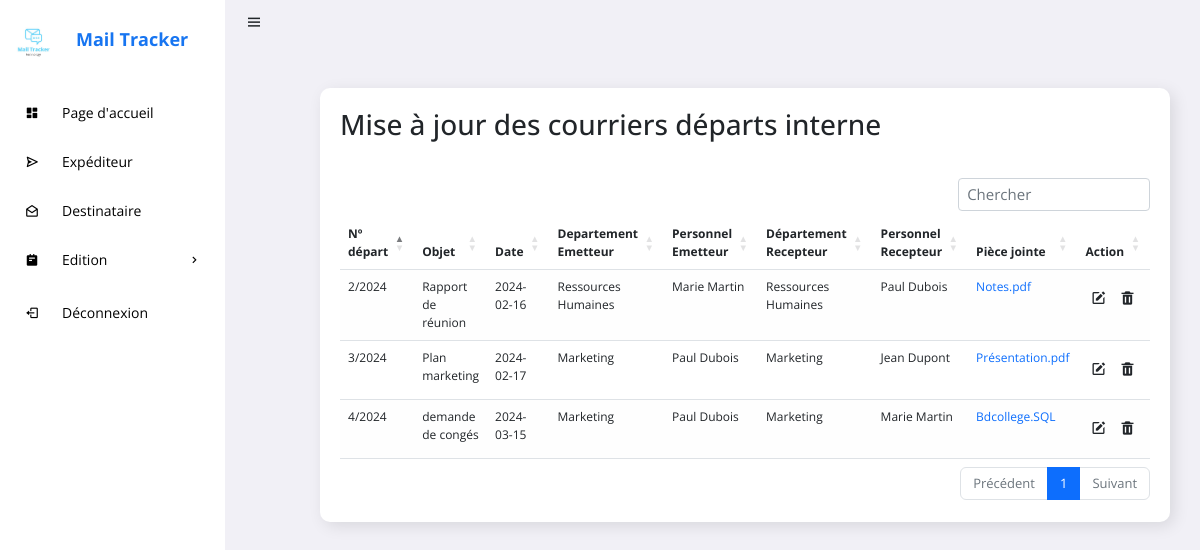
/listeCDI.php, run on the app's committed database.
### tables this page shows
CREATE TABLE IF NOT EXISTS `personnel` (
  `ID_PERSONNEL` int NOT NULL AUTO_INCREMENT,
  `ID_DEPARTEMENT` int DEFAULT NULL,
  `NOM_PERSONNEL` varchar(255) DEFAULT NULL,
  `ADRESSE_PERSONNEL` text,
  `TEL_PERSONNEL` text,
  `NOM_DEPARTEMENT` text,
  PRIMARY KEY (`ID_PERSONNEL`),
  KEY `ID_DEPARTEMENT` (`ID_DEPARTEMENT`)
);

CREATE TABLE IF NOT EXISTS `courrier_depart_int` (
  `N_DEPART_INT` int NOT NULL AUTO_INCREMENT,
  `ID_DEPARTEMENT` int DEFAULT NULL,
  `ANNEE` int DEFAULT NULL,
  `OBJET_DAPART_INT` varchar(255) DEFAULT NULL,
  `DATE_DEPART_INT` date DEFAULT NULL,
  `PIECE_JOINTE_DEPART_INT` varchar(255) DEFAULT NULL,
  `REPONSE` text,
  PRIMARY KEY (`N_DEPART_INT`)
);

CREATE TABLE IF NOT EXISTS `departement` (
  `ID_DEPARTEMENT` int NOT NULL AUTO_INCREMENT,
  `NOM_DEPARTEMENT` varchar(255) DEFAULT NULL,
  `RESPONSABLE` text,
  PRIMARY KEY (`ID_DEPARTEMENT`)
);

### listeCDI.php (the view, shortened to what this page needs)
<?php
    include "connexion/config.php";
?>
<!DOCTYPE html>
<html lang="en">
<head>
	<link rel="stylesheet" href="https://cdn.datatables.net/1.12.1/css/dataTables.bootstrap5.min.css">
    <link rel="stylesheet" href="https://cdn.jsdelivr.net/npm/bootstrap@5.2.0/dist/css/bootstrap.min.css">
    <link rel="stylesheet" href="https://cdnjs.cloudflare.com/ajax/libs/font-awesome/6.1.2/css/all.min.css">
    <link href='https://unpkg.com/boxicons@2.0.9/css/boxicons.min.css' rel='stylesheet'>
	<link rel="stylesheet" href="css/style.css">
</head>
<body>
	<section id="sidebar">
		<a href="#" class="brand"><img src="image/Mail.jpg" width="55" height="55" style="margin-top:20px;"><span>Mail Tracker</span></a>
		<ul class="side-menu">
			<li><a href="pageAcc.php" class="active"><i class='bx bxs-dashboard icon' ></i>Page d'accueil</a></li>
			<li><a href="expediteur.php"><i class='bx bx-send icon' ></i>Expéditeur</a></li>
			<li><a href="destinataire.php"><i class='bx bx-envelope-open icon' ></i>Destinataire</a></li>
			<li>
				<a href="#"><i class='bx bxs-notepad icon' ></i>Edition <i class='bx bx-chevron-right icon-right' ></i></a>
			</li>
			<li><a href="deconn.php"><i class='bx bx-log-out icon' ></i> Déconnexion</a></li>
		</ul>
	</section>
	<section id="content">
		<nav>
			<i class='bx bx-menu toggle-sidebar' ></i>
		</nav>
		<main>
			<div class="data">
				<div class="content-data">
					<div class="details">
						<div class="recentOrders">
							<div class="cardHeader">
								<h3>Mise à jour des courriers départs interne</h3>
							</div>
							</div class="table-responsive">
                                    <table id="example" class="table table-striped">
                                            <thead class="thead-dark">
                                                <tr>
                                                    <th scope="col">N&#186; départ</th>
                                                    <th scope="col">Objet</th>
                                                    <th scope="col">Date</th>
                                                    <th scope="col">Departement Emetteur</th>
                                                    <th scope="col">Personnel Emetteur</th>
                                                    <th scope="col">Département Recepteur</th>
                                                    <th scope="col">Personnel Recepteur</th>
                                                    <th scope="col">Pièce jointe</th>
                                                    <th scope="col">Action</th>
                                                </tr>
                                            </thead>
                                            <?php
                                                $sql = "SELECT c.N_DEPART_INT, c.ANNEE,
												c.OBJET_DAPART_INT, c.DATE_DEPART_INT,
												c.PIECE_JOINTE_DEPART_INT, d.NOM_DEPARTEMENT,
												p.NOM_PERSONNEL,
												(SELECT NOM_PERSONNEL FROM personnel WHERE ID_PERSONNEL = r.ID_PERSONNEL) AS NOM_PERSONNEL_RECEPTEUR,
												(SELECT d.NOM_DEPARTEMENT FROM departement d2 JOIN personnel p2 ON d2.ID_DEPARTEMENT = p2.ID_DEPARTEMENT
												 WHERE p2.NOM_PERSONNEL = NOM_PERSONNEL_RECEPTEUR)
												 AS NOM_DEPARTEMENT_RECEPTEUR FROM courrier_depart_int c
												 JOIN departement d ON d.ID_DEPARTEMENT = c.ID_DEPARTEMENT
												 JOIN transmettre3 t ON t.N_DEPART_INT = c.N_DEPART_INT
												 JOIN personnel p ON p.ID_PERSONNEL = t.ID_PERSONNEL
												 JOIN recevoir_interne r ON r.N_DEPART_INT = c.N_DEPART_INT";
                                                $query = $conn->prepare($sql);
                                                $query->execute();
                                                $row=$query->fetchAll(PDO::FETCH_ASSOC);
                                                foreach($row as $value){
                                                ?>
                                            <tr>
                                                <td><?php echo $value['N_DEPART_INT']."/".$value['ANNEE']?></td>
                                                <td><?php echo $value['OBJET_DAPART_INT']?></td>
                                                <td><?php echo $value['DATE_DEPART_INT']?></td>
                                                <td><?php echo $value['NOM_DEPARTEMENT']?></td>
                                                <td><?php echo $value['NOM_PERSONNEL']?></td>
                                                <td><?php echo $value['NOM_DEPARTEMENT_RECEPTEUR']?></td>
                                                <td><?php echo $value['NOM_PERSONNEL_RECEPTEUR']?></td>
                                                <td><a href="pj/CDI/<?php echo $value['PIECE_JOINTE_DEPART_INT']?>"><?php echo $value['PIECE_JOINTE_DEPART_INT']?></a></td>
                                                <td>
                                                    <a href="modifierCDI.php?modifier=<?php echo $value['N_DEPART_INT'];?>"><button type="button" class="btn"><i class='bx bxs-edit'></i></button></a>
                                                    <a href="listeCDI.php?supprimer=<?php echo $value['N_DEPART_INT'];?>"><button type="button" class="btn"><i class='bx bxs-trash'></i></button></a>
                                                </td>
                                            </tr>
                                        <?php }?>
                                        </table>
                                    </div>
                            </div>
						</div>
		</main>
	</section>
</body>
</html>

### css/style.css (style rules this page uses)
* { font-family: 'Open Sans', sans-serif !important; margin: 0; padding: 0; box-sizing: border-box; }
:root { --grey: #F1F0F6; --dark-grey: #8D8D8D; --light: #fff; --dark: #000; --green: #81D43A; --light-green: #E3FFCB; --blue: #1775F1; --light-blue: #D0E4FF; --dark-blue: #0C5FCD; --red: #FC3B56; }
html { overflow-x: hidden; }
body { background: var(--grey); overflow-x: hidden; }
a { text-decoration: none; }
li { list-style: none; }
#sidebar { position: fixed; max-width: 225px; width: 100%; background: var(--light); top: 0; left: 0; height: 100%; overflow-y: auto; scrollbar-width: none; transition: all .3s ease; z-index: 200; }
#sidebar .brand { font-size: 24px; display: flex; align-items: center; height: 64px; font-weight: 700; color: var(--blue); position: sticky; top: 0; left: 0; z-index: 100; background: var(--light); transition: all .3s ease; padding: 0 6px; }
#sidebar .brand span { font-size: 18px; margin-top: 15px; margin-left: 15px; }
#sidebar .icon { min-width: 48px; display: flex; justify-content: center; align-items: center; margin-right: 6px; }
#sidebar .icon-right { margin-left: auto; transition: all .3s ease; }
#sidebar .side-menu { margin: 26px 0; padding: 0 8px; transition: all .3s ease; }
#sidebar .side-menu a { display: flex; align-items: center; font-size: 14px; color: var(--dark); padding: 12px 16px 12px 0; transition: all .3s ease; border-radius: 10px; margin: 4px 0; white-space: nowrap; }
#sidebar a { text-decoration: none; }
#content { position: relative; width: calc(100% - 227px); left: 225px; transition: all .3s ease; }
nav { background: #F1F0F6; height: 44px; padding: 0 20px; display: flex; align-items: center; grid-gap: 28px; position: sticky; top: 0; left: 0; z-index: 100; }
nav .toggle-sidebar { font-size: 18px; cursor: pointer; }
main { width: 96%; padding: 24px 41px 20px 65px; }
main .data { display: flex; grid-gap: 20px; margin-top: 20px; flex-wrap: wrap; }
main .data .content-data { flex-grow: 1; flex-basis: 400px; font-size: 12px; padding: 20px; margin-left: 30px; background: var(--light); border-radius: 10px; box-shadow: 4px 4px 16px rgba(0, 0, 0, .1); }
.details table { width: 100%; border-collapse: collapse; margin-top: 10px; }
table.dataTable.table-striped>tbody>tr.odd>* { box-shadow: inset 0 0 0 9999px rgba(237, 236, 236, 0.05); }
.details .cardHeader { display: flex; justify-content: space-between; align-items: flex-start; height: 70px; }
table tr td .btn { padding: 8px 4px; }

### data on the page
personnel: courrier_depart_int.N_DEPART_INT "2", courrier_depart_int.ANNEE "2024", courrier_depart_int.OBJET_DAPART_INT "Rapport de réunion", courrier_depart_int.DATE_DEPART_INT "2024-02-16", ID_DEPARTEMENT.NOM_DEPARTEMENT "Ressources Humaines", NOM_PERSONNEL "Marie Martin", NOM_DEPARTEMENT_RECEPTEUR "Ressources Humaines", NOM_PERSONNEL_RECEPTEUR "Paul Dubois", courrier_depart_int.PIECE_JOINTE_DEPART_INT "Notes.pdf"
personnel: courrier_depart_int.N_DEPART_INT "3", courrier_depart_int.ANNEE "2024", courrier_depart_int.OBJET_DAPART_INT "Plan marketing", courrier_depart_int.DATE_DEPART_INT "2024-02-17", ID_DEPARTEMENT.NOM_DEPARTEMENT "Marketing", NOM_PERSONNEL "Paul Dubois", NOM_DEPARTEMENT_RECEPTEUR "Marketing", NOM_PERSONNEL_RECEPTEUR "Jean Dupont", courrier_depart_int.PIECE_JOINTE_DEPART_INT "Présentation.pdf", courrier_depart_int.N_DEPART_INT "4", courrier_depart_int.OBJET_DAPART_INT "demande de congés", courrier_depart_int.DATE_DEPART_INT "2024-03-15", NOM_PERSONNEL_RECEPTEUR "Marie Martin", courrier_depart_int.PIECE_JOINTE_DEPART_INT "Bdcollege.SQL"
